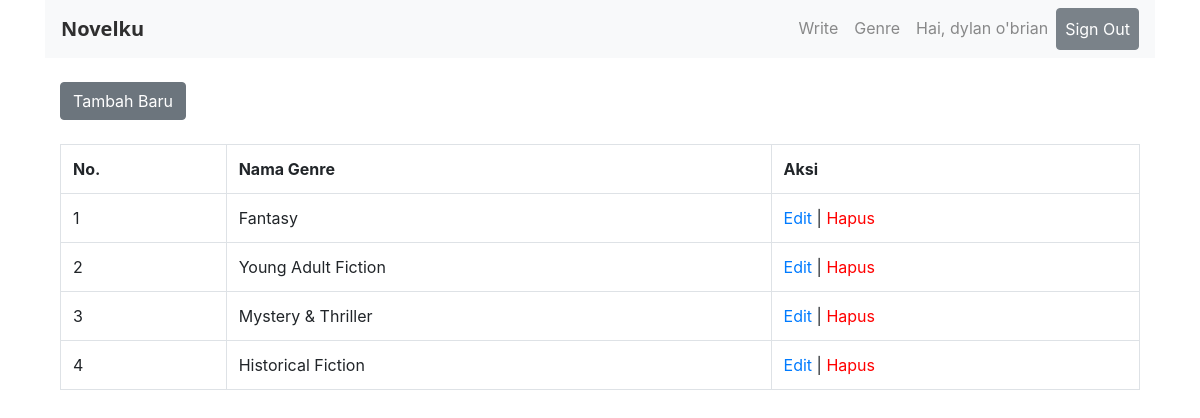
/?page=genre (signed in), run on the app's committed database.
### tables this page shows
CREATE TABLE `menu_role` (
  `id_menu` int(11) NOT NULL,
  `id_role` int(11) NOT NULL,
  `is_create` tinyint(4) NOT NULL,
  `is_read` tinyint(4) NOT NULL,
  `is_update` tinyint(4) NOT NULL,
  `is_delete` tinyint(4) NOT NULL
);

CREATE TABLE `menus` (
  `id_menu` int(11) NOT NULL,
  `nama_menu` varchar(255) NOT NULL,
  `file` varchar(255) NOT NULL
);

CREATE TABLE `genres` (
  `id_genre` int(11) NOT NULL,
  `nama_genre` varchar(50) NOT NULL,
  `created_at` datetime NOT NULL,
  `updated_at` datetime NOT NULL,
  `soft_delete` tinyint(4) DEFAULT '0'
);

### koneksi.php (called while the page is built, shortened)
<?php
    function cek_akses($page,$conn)
    {
        if(stristr($page,"form_edit_") !== false)
        {
            $mode = "is_update";
            $replace = "form_edit_";
        }
        elseif(stristr($page,"form_") !== false)
        {
            $mode = "is_create";
            $replace = "form_";
        }
        elseif(stristr($page,"hapus_") !== false)
        {
            $mode = "is_delete";
            $replace = "hapus_";
        }
        elseif(stristr($page,"simpan_") !== false)
        {
            $mode = "is_create";
            $replace = "simpan_";
        }
        elseif(stristr($page,"baca_")!==false)
        {
            $mode="is_read";
            $replace="baca_";
        }
        else
        {
            $mode = "is_read";
            $replace = false;
        }
        if($replace)
        {
            $menu = str_replace($replace,"",$page);
        }
        else
        {
            $menu = $page;
        }
        $sql = "SELECT * FROM menu_role AS a
        INNER JOIN menus AS b ON a.id_menu=b.id_menu
        WHERE b.file='$menu' AND $mode=1 AND a.id_role=".$_SESSION['id_role'];
        $result = mysqli_query($conn, $sql);
        if(mysqli_num_rows($result) == 0)
        {
            return false;
        }
        else
        {
            return true;
        }
    }
?>

### index.php (the view, shortened to what this page needs)
<!doctype html>
<html lang="en">
<head>
    <link rel="stylesheet" href="assets/css/style.css">
    <link rel="stylesheet" href="assets/bootstrap/css/bootstrap.min.css">
    <link rel="stylesheet" href="https://use.fontawesome.com/releases/v5.1.1/css/all.css"
>
</head>
<body>
    <div class="container">
        <?php
            require_once "koneksi.php";
            if(isset($_SESSION['is_login']))
            {
                $sql = "SELECT * FROM menu_role AS a
                INNER JOIN menus AS b ON a.id_menu=b.id_menu
                WHERE a.id_role=".$_SESSION['id_role']." ORDER BY b.id_menu DESC";
                $menus = mysqli_query($conn, $sql);
            }
        ?>
        <nav class="navbar navbar-expand-lg navbar-light bg-light sticky-top">
            <a class="navbar-brand" href="index.php">Novelku</a>
            <div class="collapse navbar-collapse" id="navbarText">
                <ul class="navbar-nav ml-auto">
                    <?php if(isset($_SESSION['is_login'])==false){ ?>
                    <li class="nav-item active">
                        <a class="nav-link" href="#">Subscribe</a>
                    </li>
                    <li class="nav-item">
                        <a class="nav-link btn btn-secondary sign_in_button" href="?page=login">Sign In</a>
                    </li>
                    <?php } else{
                        while ($row=mysqli_fetch_assoc($menus)) {
                    echo '<li class="nav-item">
                            <a class="nav-link" href="?page='.$row['file'].'">'.$row['nama_menu'].'</a>
                        </li>';
                    }
                    ?>
                    <li class="nav-item">
                    <a class="nav-link" style="cursor: default;">Hai, <?= $_SESSION['nama_user'] ?> </a>
                    </li>
                    <li class="nav-item">
                        <a class="nav-link btn btn-secondary sign_in_button" href="?page=logout">Sign Out</a>
                    </li>
                    <?php } ?>
                </ul>
            </div>
        </nav>
        <?php
    if(isset($_GET['page'])){
        $page=$_GET['page'];
        $file_php=$page.".php";
        if (file_exists($file_php)) {
            require_once $file_php;
        }else{
            require_once "404.php";
        }
    }
    else{
        require_once "default.php";
    }
    ?>
    </div>
</body>
</html>

### genre.php (shortened to what this page needs)
<?php
require_once "koneksi.php";
$sql = "select * from genres where soft_delete=0";
$result = mysqli_query($conn, $sql);
$cek_hapus = cek_akses("hapus_genre", $conn);
$cek_edit = cek_akses("form_edit_genre", $conn);
$cek_simpan = cek_akses("simpan_genre", $conn);
?>
<div class="container">
    <br>
    <?php
    $tambah = [];
    if ($cek_simpan) {
        $tambah[] = "<a href='?page=form_genre' class='btn btn-secondary'>Tambah Baru</a>";
    }
    echo implode("", $tambah);
    ?>
    <br>
    <br>
    <div class="row">
        <div class="col">
            <table class="table table-bordered">
                <tr>
                    <th>No. </th>
                    <th>Nama Genre</th>
                    <?php
                    if ($cek_edit || $cek_hapus) {
                        echo "<th>Aksi</th>";
                    }
                    ?>
                </tr>
                <?php
                if (mysqli_num_rows($result) > 0) {
                    $no = 0;
                    while ($row = mysqli_fetch_assoc($result)) {
                        $no++;
                        echo "<tr>
                    <td>" . $no . "</td>
                    <td>" . $row['nama_genre'] . "</td>";
                        if ($cek_edit || $cek_hapus) {
                            echo "<td>";
                            $btn = [];
                            if ($cek_edit) {
                                $btn[] = "<a href='?page=form_edit_genre&id=" . $row['id_genre'] . "'>Edit</a>";
                            }
                            if ($cek_hapus) {
                                $btn[] = "<a style='color:red;' href='?page=hapus_genre&id=" . $row['id_genre'] . "'>Hapus</a>";
                            }
                            echo implode(" | ", $btn);
                            echo "</td>
                    </tr>";
                        }
                    }
                }
                ?>
            </table>
        </div>
    </div>
</div>

### assets/css/style.css (style rules this page uses)
.navbar .navbar-nav .nav-link.sign_in_button { color: white; }
.navbar-brand { font-size: 1.5em; font-weight: bold; font-family: 'Segoe UI', Tahoma, Geneva, Verdana, sans-serif; }
.bg-light { background-color: #ffffff !important; opacity: 90%; }

### data on the page
menu_role: id_menu.nama_menu "Write"
menu_role: id_menu.nama_menu "Genre"
genres: nama_genre "Fantasy", btn "|"
genres: nama_genre "Young Adult Fiction", btn "|"
genres: nama_genre "Mystery & Thriller", btn "|"
genres: nama_genre "Historical Fiction", btn "|"

### other printed values
$_SESSION['nama_user'] "dylan o'brian"
